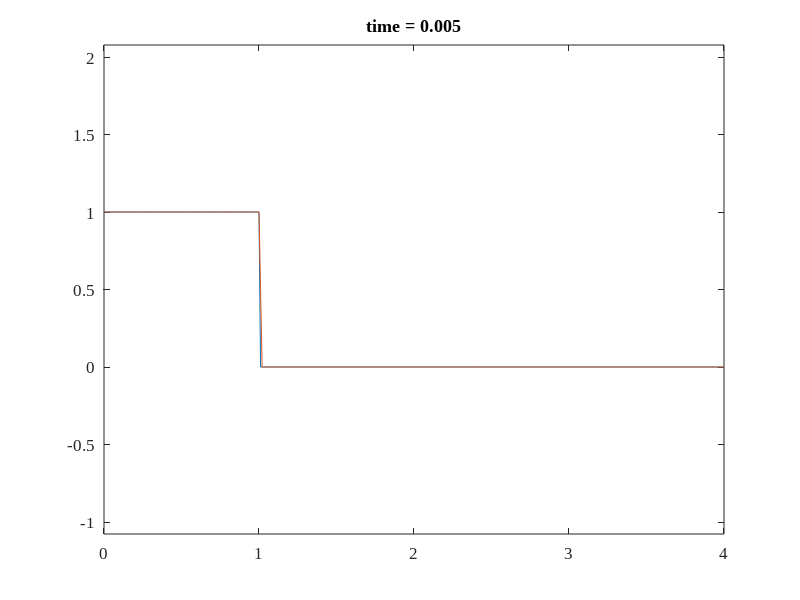

Write MATLAB code to recreate this figure. (Note: this script raises an error after producing the figure.)
% 初期化
clearvars;

% パラメーター
Lx = 4;% 計算領域
dLx = 0.01;% 要素サイズ
dt = 0.005;
nx = Lx / dLx + 1;% 要素数
c = 1;% 移流速度
t_max = 3;
iter_max = t_max / dt;
dt_pos = 0.02;% 画像出力間隔

% クーラン数
nu = c * dt / dLx;

% 座標の生成
x = 0 : dLx : Lx;

% 配列確保
q_exact = zeros(nx, 1);
q = zeros(nx, 1);

% 初期条件の設定
for i =  1 : nx

    if abs(x(i) - 1) <= 10^-6
        q_exact(i) = 1;
        q(i) = 1;
    elseif x(i)  < 1
        q_exact(i) = 1;
        q(i) = 1;
    else
        q_exact(i) = 0;
        q(i) = 0;
    end

end

% 移流スキームの選択
method = '1st order UDS';% 1次精度風上差分法
%method = '2nd order CDS';% 2次精度中心差分法
%method = '2nd order UDS';% 2次精度風上差分法
%method = 'Lax-Friedrich';% Lax-Friedrich法
%method = 'Lax-Wendroff';% Lax-Wendroff法


% 時間発展
for iter = 1 : iter_max

    time = iter * dt;
    q_old = q;

    % 解析解
    for i = 1 : nx
        if abs(x(i) - (1 + c * time)) < 10^-6
            q_exact(i) = 1;
        elseif x(i) - (1 + c * time) < 0
            q_exact(i) = 1;
        else
            q_exact(i) = 0;
        end
    end

    % 数値解
    switch method

        case '1st order UDS'

            for i = 2 : nx

                q(i) = q_old(i) - nu * (q_old(i) - q_old(i - 1));% 1次精度風上差分

            end

        case '2nd order CDS'

            for i = 2 : nx - 1
                q(i) = q_old(i) - 0.5 * nu * (q_old(i + 1) - q_old(i - 1));% 2次精度中心差分
            end
            q(nx) = q(nx - 1);

        case '2nd order UDS'

            for i = 3 : nx
                q(i) = q_old(i) - 0.5 * nu * (3 * q_old(i) - 4 * q_old(i - 1) + q_old(i - 2));% 2次精度中心差分
            end

        case '3rd order UDS'

            for i = 3 : nx - 1
                q(i) = q_old(i) -  nu * (2 * q_old(i + 1) + 3 * q_old(i) - 6 * q_old(i - 1) + q_old(i - 2)) / 6; % 3次精度中心差分
            end

        case 'Lax-Friedrich'

            for i = 2 : nx - 1
                q(i) = 0.5 * (q_old(i + 1) + q_old(i - 1)) - 0.5 * nu * (q_old(i + 1) - q_old(i - 1));% Lax-Friedric
            end
            q(nx) = q(nx - 1);

        case 'Lax-Wendroff'

            for i = 2 : nx - 1
                q(i) = q_old(i) - 0.5 * nu * (q_old(i + 1) - q_old(i - 1)) + 0.5 * nu^2 * (q_old(i + 1) - 2 * q_old(i) + q_old(i - 1));% 2次精度中心差分
            end
            q(nx) = q(nx - 1);

        otherwise

            error("選択された手法：" + method + "はサポートしていないです。" );
    end

    % コマンドウィンドウへの出力
    txt = ['iter = ', num2str(iter), ' / ', num2str(iter_max)];
    disp(txt);

    % リアルタイム可視化
    filename = [method, ', dt = ', num2str(dt), ', dx = ', num2str(dLx),', c = ', num2str(c),', nu = ', num2str(nu),'.gif'];
    fignum = 1;
    plot(x, q_exact, x, q)
    title(['time = ', num2str(time, '%.3f')]);
    set(gca, 'FontName', 'Times New Roman', 'FontSize', 12);
    axis equal; axis tight; axis on;
    fig=gcf;
    fig.Color='white';
    xlim([0 4]);
    ylim([-1 2]);
    xlabel('x')
    ylabel('q')

    legtxt = [method, ', dt = ', num2str(dt), ', dx = ', num2str(dLx),', c = ', num2str(c),', nu = ', num2str(nu)];
    legend('exact', legtxt,'Location','southwest')
    legend('boxoff')

    frame = getframe(fignum);
    im = frame2im(frame);
    [imind, cm] = rgb2ind(im, 256);
    if time == dt_pos
        imwrite(imind, cm, filename, 'gif', 'DelayTime', 0.05, 'Loopcount', inf);
    elseif rem(time, dt_pos) == 0
        imwrite(imind, cm, filename, 'gif', 'DelayTime', 0.05, 'WriteMode', 'append');
    end

end
